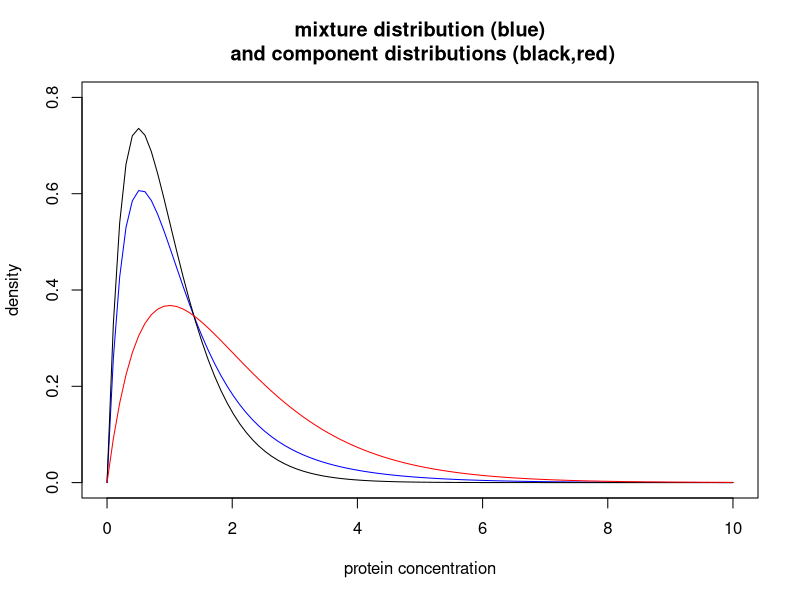

Write the R code that produced this figure.
## 5.1_mixture_models_gamma_distribution

x = seq(0,10,length=100)

plot(x, 0.7*dgamma(x, scale=0.5, shape=2)+ 0.3*dgamma(x, scale=1 , shape=2) 
     , col="blue", type="l", xlab="protein concentration", main="mixture distribution (blue)\n and component distributions (black,red)", ylab="density", ylim=c(0,0.8))

lines(x, dgamma(x, scale= 0.5, shape=2), type="l", col="black")
lines(x, dgamma(x, scale=1 , shape =2), type="l", col="red")

